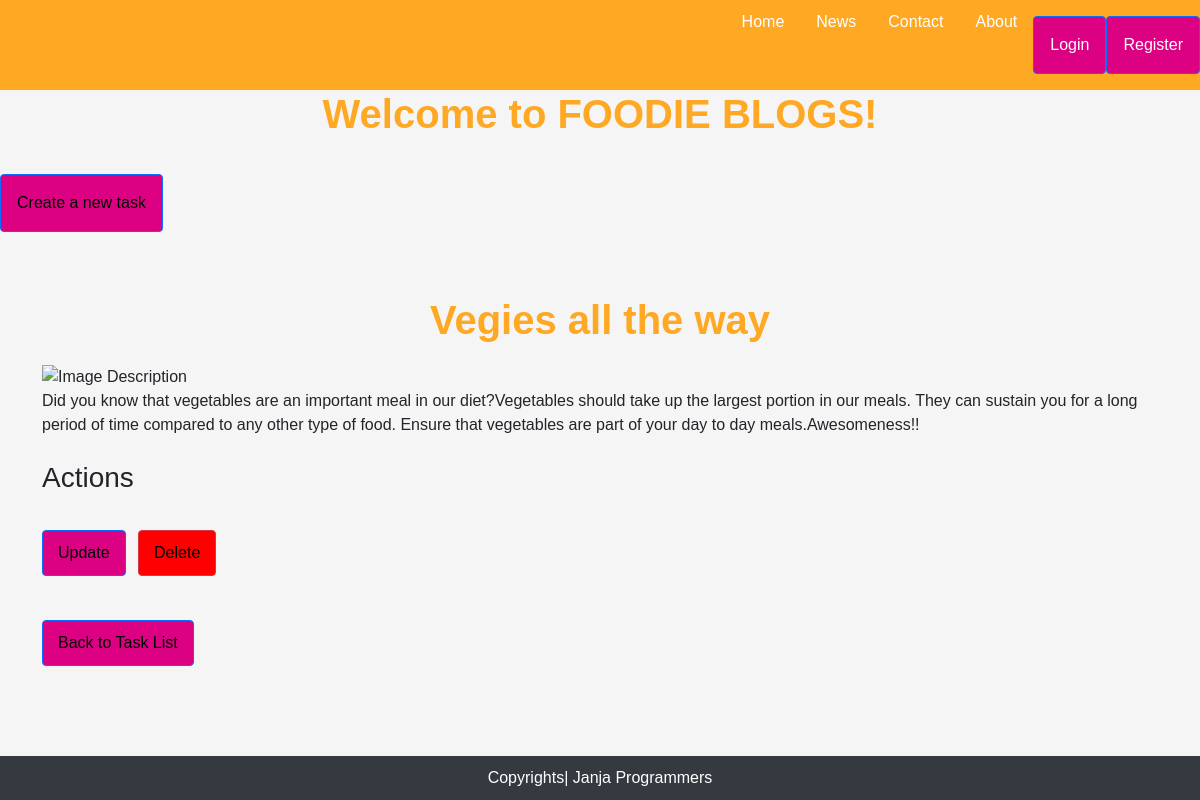
/detail/4/, run on the app's committed database.
### blog/models.py (models this page shows)
class Post(models.Model):
    title=models.CharField(max_length=100)
    content=models.TextField(max_length=600)
    author=models.CharField(max_length=100)
    date_created =models.DateField()
    image=models.ImageField(upload_to='assets/images/')

### blog/views.py (the view)
# urls.py: path('detail/<int:id>/',post_detail,name='detail'),
def post_detail(request,id):
    post=get_object_or_404(Post,id=id)
    return render(request,'blog/detail.html',{'post':post})

### blog/templates/blog/detail.html (shortened to what this page needs)
{% extends 'base.html' %} {% block content %} {% load static %}
<section class="vh-110 gradient-custom-2">
  <div class="container py-5">
           <h1>{{ post.title }}</h1>
                     <img src="{% static 'images/images (2).jpeg' %}" alt="Image Description" />
    <p>{{ post.content }}</p>
        <div class="mt-4">
          <h3 class="mb-3">Actions</h3>
          <a href="{% url 'update' post.id %}" class="btn btn-primary me-2"
            >Update</a
          >
          <a href="{% url 'delete' post.id %}" class="btn btn-danger me-2"
            >Delete</a
          >
          <div class="mt-4">
            <a href="{% url 'list' %}" class="btn btn-primary me-2"
              >Back to Task List</a
            >
          </div>
        </div>
      </div>
</section>
{% endblock content %}

### blog/templates/base.html (shortened to what this page needs)
{% load static %}
<!DOCTYPE html>
<html lang="en">
  <head>
    <link
      href="https://cdn.jsdelivr.net/npm/bootstrap@5.3.3/dist/css/bootstrap.min.css"
      rel="stylesheet"
    />
    <link rel="stylesheet" href="{% static 'css/index.css' %}" />
  </head>
  <body>
    <header>
      <nav>
        <ul class="navbr">
          <li><a href="#home">Home</a></li>
          <li><a href="#news">News</a></li>
          <li><a href="#contact">Contact</a></li>
          <li><a href="#about">About</a></li>
          {% if user.is_authenticated %}
          <li>
            <a href="{% url 'auth:logout' %}" class="my-3 p-3 btn btn-danger"
              >Logout</a
            >
          </li>
          {% else %}
          <li>
          <a href="{% url 'auth:login' %}" class="my-3 p-3 btn btn-primary"
              >Login</a
            >
          </li>
        <li>
         <a href="{% url 'auth:register' %}" class="my-3 p-3 btn btn-primary"
              >Register</a
            >
            </li>
          {% endif %}
        </ul>
      </nav>
      <h1>
         {% if user.is_authenticated %} Welcome, {{ user.username }}!
       {% else%} Welcome to FOODIE BLOGS! {% endif %}
          </h1>
      <a href="{% url 'create' %}" class="btn btn-primary p-3 text-center my-3"
        >Create a new task</a
      >
    </header>
    {% block content %} {% endblock content %}
    <footer>Copyrights| Janja Programmers</footer>
  </body>
</html>

### assets/css/index.css (style rules this page uses)
body { background-color:whitesmoke; font-family: sans-serif; }
h1 { font-family: sans-serif; text-align: center; color: #FFA823; margin-bottom: 20px; font-weight:bolder; }
.navbr { list-style-type: none; margin: 0; padding: 0; display: flex; justify-content: flex-end; background-color:#FFA823; }
.navbr li { float: left; }
.navbr li a { color: white; text-align: center; padding: 10px 16px; text-decoration: none; display: block; border-radius: 4px; }
.btn-danger { display:inline-block; margin-top: 20px; background-color: red; color: black; padding: 10px 15px; border-radius: 4px; text-align: center; text-decoration: none; }
.btn-primary { display:inline-block; margin-top: 20px; background-color: #DC0083; color: black; padding: 10px 15px; border-radius: 4px; text-align: center; text-decoration: none; }
footer { background-color: #343a40; color:#ffffff; text-align: center; position: fixed; bottom:0; width:100%; padding: 10px; }

### data on the page
Post: title "Vegies all the way", content "Did you know that vegetables are an important meal in our diet?Vegetables should take up the largest portion in our meals. They can sustain you for a long period of time compared to any other type of food. Ensure that vegetables are part of your day to day meals.Awesomeness!!"
